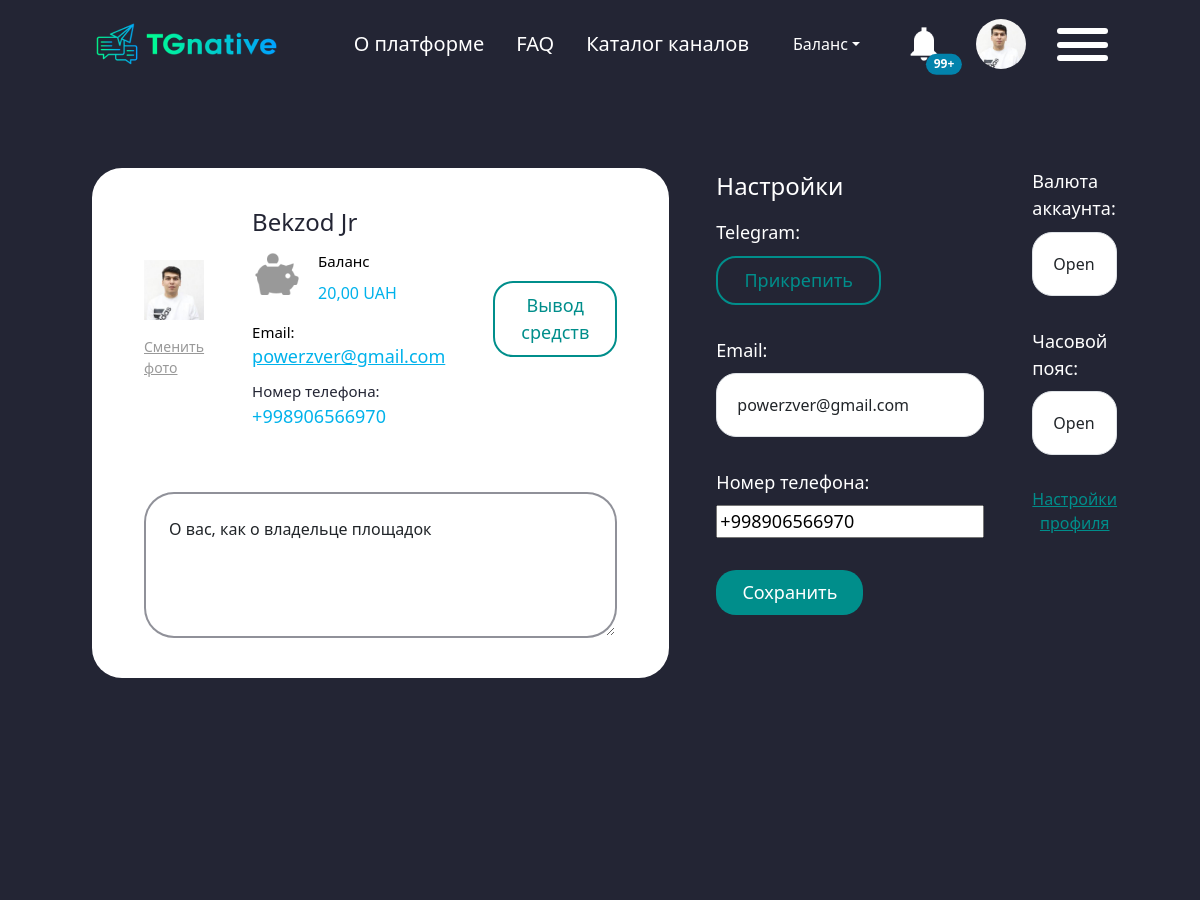
/2/telegram (signed in, upper part), run on an earlier commit of the app's database.
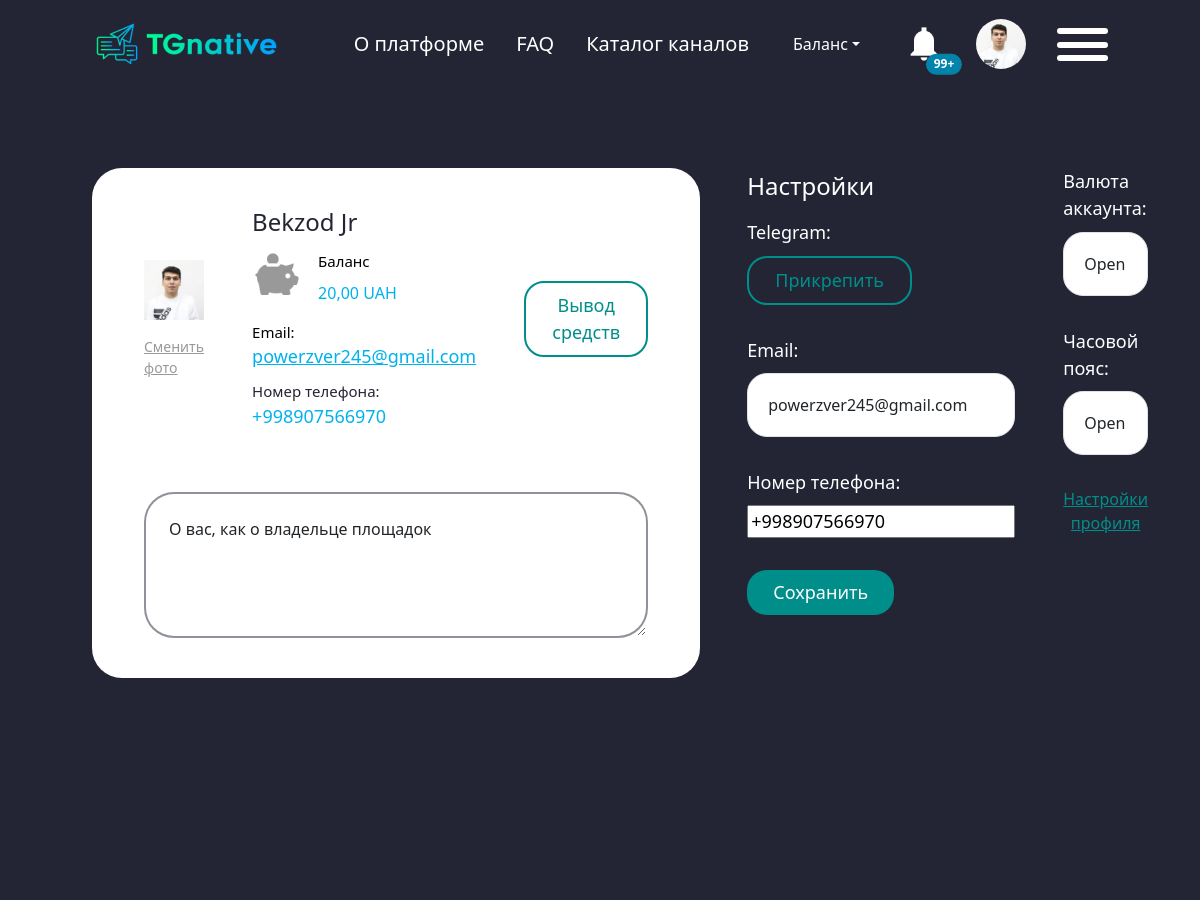
And on a later commit of the database.
### accounts/models.py (models this page shows, shortened)
class Profile(models.Model):
    username=models.ForeignKey(User,on_delete=models.CASCADE)
    phone_number = PhoneNumberField()
    first_name=models.CharField(max_length=150)
    last_name=models.CharField(max_length=150)
    email=models.EmailField()
    balance = models.DecimalField(max_digits=10, decimal_places=2,default=0)
    currency=models.CharField(max_length=10)
    created_at=models.DateTimeField(auto_now_add=True)
    photo=models.ImageField()

### accounts/views.py (the view, shortened to what this page needs)
# urls.py: path('<int:pk>/telegram',views.UpdateTelegram.as_view(),name='cabinet_telegram'),
class UpdateTelegram(LoginRequiredMixin,UpdateView):
    template_name = "update_telegram.html"
    model = Profile
    form_class = Update_Profile
    def get_context_data(self, *, object_list=None, **kwargs):
        context = super().get_context_data(**kwargs)
        context['user'] = Profile.objects.get(username=self.request.user)
        return context

### accounts/forms.py
class Update_Profile(BaseUpdateForm):
    class Meta(BaseUpdateForm.Meta):
        model=Profile

### accounts/templates/update_telegram.html (shortened to what this page needs)
{% extends 'base.html' %}
{% load static %}
{% block header %}
<body class="page__body">
<div class="cabinet-container">
{% endblock %}
    {% block content %}
    <main class="main">
        <form method="post">
        <div class="personal__cabinet"><div class="container-fluid"><div class="personal__cabinet-row"><div class="cards"><div class="d-flex gap-5 align-items-center">
            <div class="d-flex flex-column gap-3 align-items-center">
                <div>
            <img src="/{{user.photo}}"  width="150px" height="150px" alt="">
                </div>
                <p class="p-photo-title" ">Сменить фото</p>
            </div>
            <div><h3 class="p-title">{{user.first_name}} {{user.last_name}}</h3><div class="d-flex gap-3"><div>
                <img src="{%static 'img/Money_Box.png' %}" alt="">
            </div><div class="d-flex flex-column"><p class="p-balance">Баланс</p><p class="p-price">
            {{user.balance}} UAH</p></div></div><p class="p-email">Email: <a href="mailto:leonid.nsl@gmail.com">{{user.email}}</a></p><p class="p-phone">Номер телефона: <a href="mailto:{{user.email}}">{{user.phone_number}}</a></p></div><div><button class="btn-reset">Вывод средств</button>
        </div></div>
            <textarea class="form-control" placeholder="О себе" rows="4">О вас, как о владельце площадок</textarea></div><div class="inputs"><div><p class="p-setting">Настройки</p><label class="input-label">Telegram: <button class="btn-reset">Прикрепить</button></label>
            <label class="input-label">Email:
                {{form.email}}
            </label> <label class="input-label">Номер телефона:
                {{form.phone_number}}
            </label> <button class="btn-pay">Сохранить</button></div><div><label class="input-label">Валюта аккаунта: <select class="form-select" aria-label="Default select example"><option selected="selected">Open this select menu</option><option value="1">One</option><option value="2">Two</option><option value="3">Three</option></select></label> <label class="input-label">Часовой пояс: <select class="form-select" aria-label="Default select example"><option selected="selected">Open this select menu</option><option value="1">One</option><option value="2">Two</option><option value="3">Three</option></select></label> <label class="input-label"><a href="" class="p-link">Настройки профиля</a></label></div></div></div></div></div></main></div>
    {% endblock %}

### templates/inc/header_cabinet.html (shortened to what this page needs)
{% load static %}
    <header class="header"><div class="container-fluid header__menu"><div class="header__left"><a class="header__logo" href="{% url 'main' %}"><img src="{% static 'img/logo.png' %} "alt=""></a></div><div class="header__right"><ul class="header__navbar list-reset" data-menu><li class="header__nav"><a class="header__nav_link" href="{% url 'about' %}">О платформе</a></li><li class="header__nav"><a class="header__nav_link" href="{% url 'faq' %}">FAQ</a></li><li class="header__nav"><a class="header__nav_link" href="{% url 'category-list' %}">Каталог каналов</a></li>
            <li class="header__nav"><div class="dropdown"><button class="btn btn-secondary dropdown-toggle" type="button" data-bs-toggle="dropdown" aria-expanded="false">Баланс</button></div></li>
        <li class="header__nav"><button type="button" class="btn-reset position-relative"><img src="{% static 'img/Bell.png' %}" alt=""> <span class="position-absolute top-100 start-100 translate-middle badge rounded-pill" style="background-color: #0283AC">99+ <span class="visually-hidden">unread messages</span></span></button></li><li class="header__nav"><div class="header__right-user">
        {% if user_photo %}
        <a href="{% url url_cabinet pk %}">
            <img src="/{{ user_photo }}" alt=""></a>
         {% else %}
            <a href="{% url url_cabinet pk %}">
            <img src="{% static 'img/Test Account.png' %} " alt=""></a>
         {% endif %}
    </div></li></ul><div class="header__burger"><button class="btn-reset burger__icon"></button></div></div>
        </div></header>

What changed in the data, as far as the page shows it:
changed Profile "Bekzod": email "powerzver@gmail.com" → "powerzver245@gmail.com"; phone_number "+998906566970" → "+998907566970"
